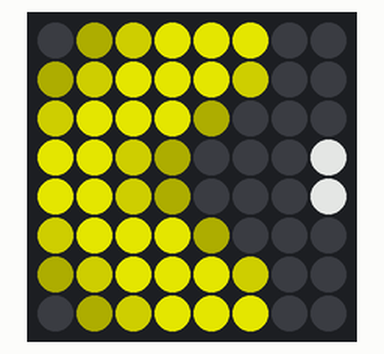
Simulated run of this program. Board: Raspberry Pi (BCM pin numbers) with a Sense HAT. On the bench: the Sense HAT's 8×8 RGB LED matrix. Dim RGB values are drawn brighter than linear; what the program prints to the terminal is not drawn.

Above: at 0.12 s.
At 0.52 s:
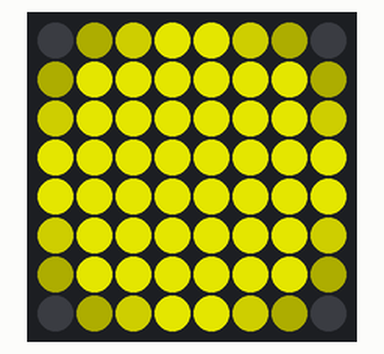

The program:

pacman.py
```python
#!/usr/bin/env python3
# ========================================================================
# pacman.py
#
# Description: Pac-Man chomping on a dot.
#
# Author: Jim Ing
# Date: 2024-08-25
# ========================================================================

from time import sleep
from config import sense

# Define the colors
Y = (255, 255, 0)   # Yellow
F = (153, 153, 0)   # Dark Faded Yellow
D = (51, 51, 0)     # Obscure Weak Yellow
W = (255, 255, 255) # White
K = (0, 0, 0)       # Black

# Pac-Man with Mouth Open (facing right)
pacman_open = [
    K, D, F, Y, Y, Y, K, K,
    D, F, Y, Y, Y, F, K, K,
    F, Y, Y, Y, D, K, K, K,
    Y, Y, F, D, K, K, K, W,
    Y, Y, F, D, K, K, K, W,
    F, Y, Y, Y, D, K, K, K,
    D, F, Y, Y, Y, F, K, K,
    K, D, F, Y, Y, Y, K, K
]

# Pac-Man with Mouth Half-Open (facing right)
pacman_half_open = [
    K, D, F, Y, Y, Y, F, D,
    D, F, Y, Y, Y, Y, Y, F,
    F, Y, Y, Y, Y, Y, Y, F,
    Y, Y, Y, Y, Y, F, D, K,
    Y, Y, Y, F, D, K, K, W,
    Y, Y, Y, Y, Y, F, D, K,
    D, F, Y, Y, Y, Y, Y, F,
    K, D, F, Y, Y, Y, F, D,
]

# Pac-Man Closed (facing right)
pacman_closed = [
    K, D, F, Y, Y, F, D, K,
    D, Y, Y, Y, Y, Y, Y, D,
    F, Y, Y, Y, Y, Y, Y, F,
    Y, Y, Y, Y, Y, Y, Y, Y,
    Y, Y, Y, Y, Y, Y, Y, Y,
    F, Y, Y, Y, Y, Y, Y, F,
    D, Y, Y, Y, Y, Y, Y, D,
    K, D, F, Y, Y, F, D, K,
]

# Function to shift the frame to the left
def shift_left(frame):
    return frame[1:] + [K]  # Shift everything left and add black at the end

# Function to animate Pac-Man
def animate_pacman():
    frames = [pacman_open, pacman_half_open, pacman_closed, pacman_half_open]
    for _ in range(8):  # Move Pac-Man across the screen
        for frame in frames:
            sense.set_pixels(frame)
            sleep(0.2)
            frame = shift_left(frame)

# Run the animation
try:
    print ("To quit, press Ctrl+C")
    while True:
        animate_pacman()

except KeyboardInterrupt:
    sense.clear()
```

config.py
```python
#!/usr/bin/env python3
# ========================================================================
# config.py
#
# Description: Global configuration.
#
# Author: Jim Ing
# Date: 2024-08-29
# ========================================================================

from sense_hat import SenseHat
#from sense_hat import SenseHat, ACTION_PRESSED, ACTION_HELD, ACTION_RELEASED

sense = SenseHat()

sense.rotation = 0
sense.low_light = True
```
